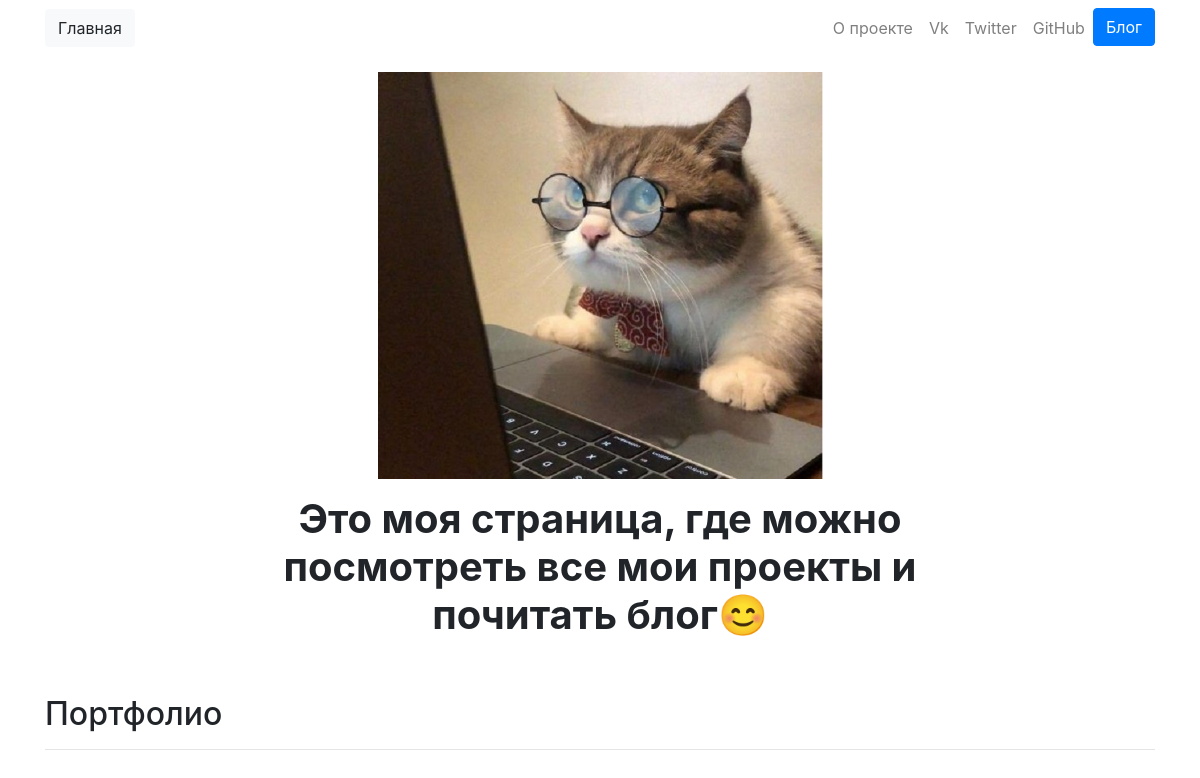
/, run on an earlier commit of the app's database.
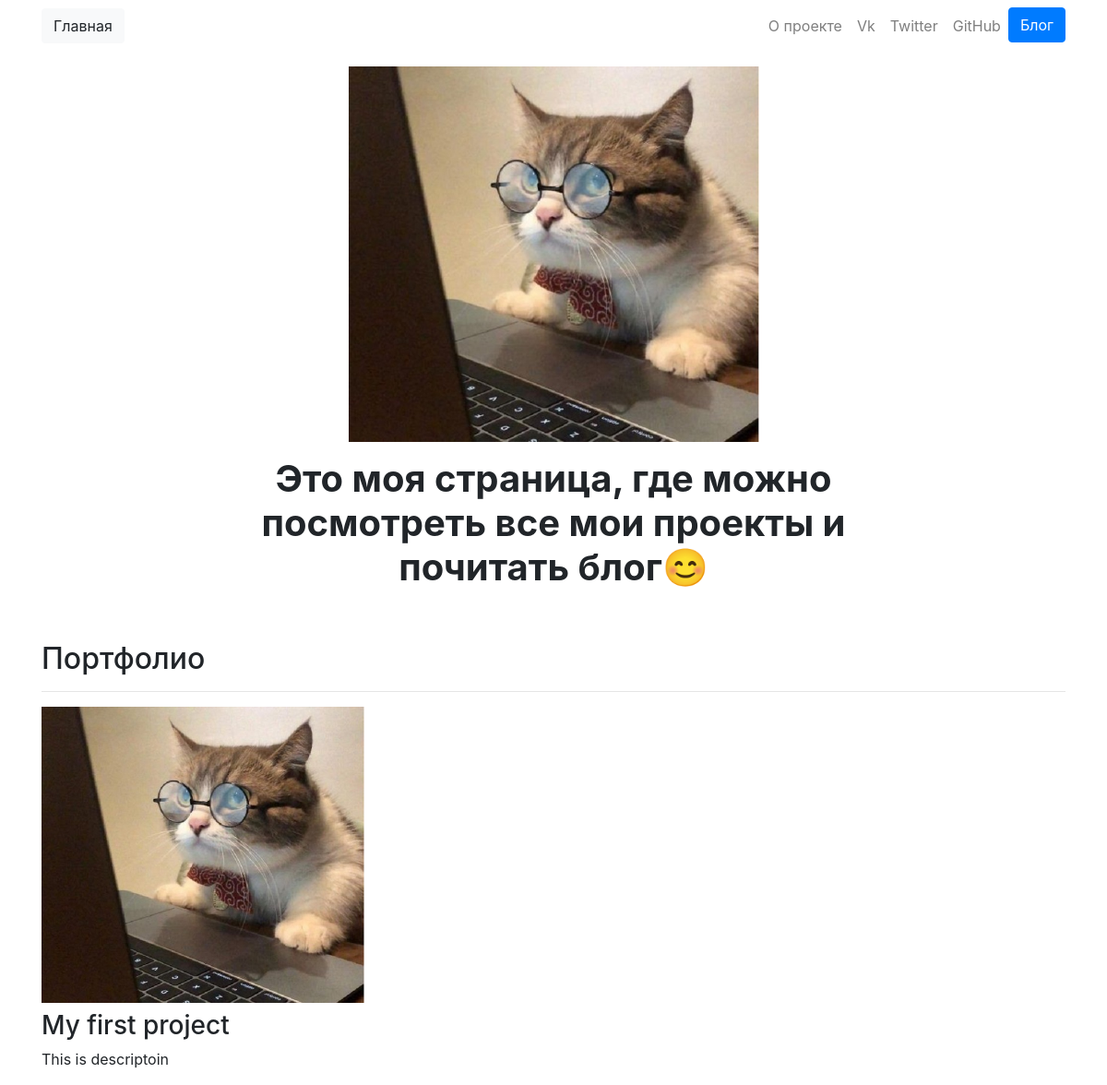
And on a later commit of the database.
### portfolio/models.py (models this page shows, shortened)
class Project(models.Model):
    title = models.CharField(max_length=100)
    description = models.CharField(max_length=250)
    image = models.ImageField(upload_to = 'portfolio/images/')
    url = models.URLField(blank=True)

### portfolio/views.py (the view)
# urls.py: path('', views.home, name = 'home'),
def home(request):
    progects = Project.objects.all()
    return render(request, 'portfolio/home_page.html', {'projects' : progects})

### portfolio/templates/portfolio/home_page.html
{% extends "portfolio/base.html" %}
{% load static %}
{% block content %}
<div class="row justify-content-center my-3">
  <div class="col-5">
    <img src="{% static 'portfolio/my_photo.jpg' %}" class="img-fluid">
  </div>
</div>
<div class="row justify-content-center mb-3">
  <div class="col-md-9 text-center">
    <h1 id="hometext" class="font-weight-bold">Это моя страница, где можно посмотреть все мои проекты и почитать блог😊</h1>
  </div>
</div>
<h2 class="mt-5">Портфолио</h2>
<hr>
<div class="row">
  {% for project in projects %}
  <div class="col-lg-4 col-md-6">
    {% if project.url %}
    <a href="{{ project.url }}">
      <img src="{{ project.image.url }}" class="img-fluid mb-2">
    </a>
    {% else %}
    <img src="{{ project.image.url }}" class="img-fluid mb-2">
    {% endif %}
    <h3>{{ project.title }}</h3>
    <p>{{ project.description }}</p>
  </div>
  {% endfor %}
</div>
{% endblock %}

What changed in the data, as far as the page shows it:
added Project: image (picture), title "My first project", description "This is descriptoin"
